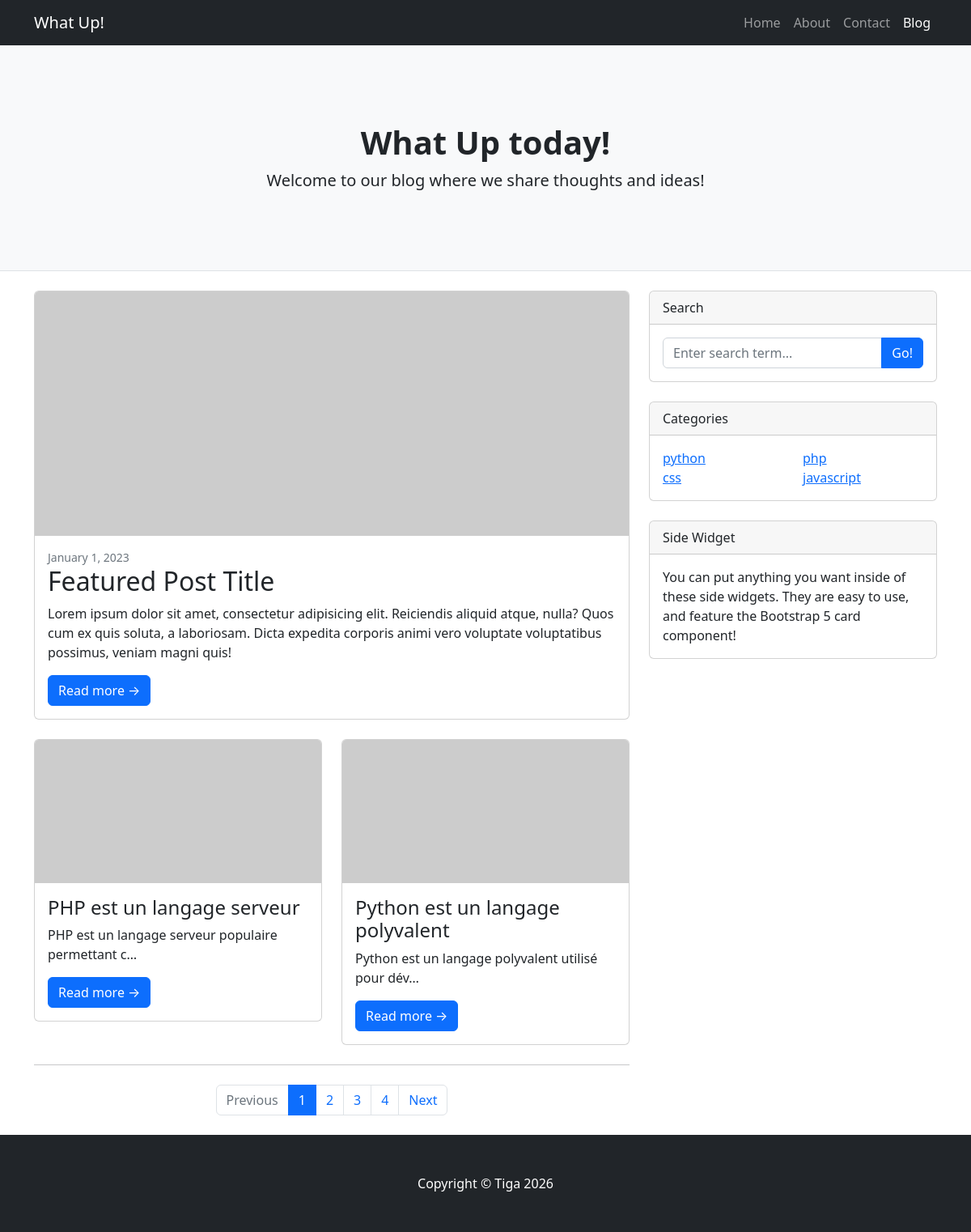
The page / on the database its author committed.
### blog/models.py (models this page shows, shortened)
class Post(models.Model):
    category = models.ForeignKey(Category, on_delete=models.CASCADE, related_name='posts')
    STATUS_CHOICES = (
        ('draft', 'Draft'),
        ('published', 'Published'),
    )
    title = models.CharField(max_length=200)
    slug = models.SlugField(max_length=200)
    body = models.TextField()
    created_at = models.DateTimeField(auto_now_add=True)
    updated = models.DateTimeField(auto_now= True)
    status = models.CharField(choices=STATUS_CHOICES, default='draft', max_length=10)
    pusblish = models.DateTimeField(default=timezone.now)
    author = models.ForeignKey(User, on_delete=models.CASCADE, related_name='posted')

class Category(models.Model):
    name = models.CharField(max_length=100)
    slug = models.SlugField(max_length=100)

### blog/views.py (the view)
# urls.py: path('', views.post_list, name='post_list'),
def post_list(request, category=None):
    posts = Post.objects.all()
    if category:
        category = get_object_or_404(Category, slug=category)
        posts = posts.filter(category=category)
    categories = Category.objects.all()
    paginator = Paginator(posts, 2)
    page = request.GET.get('page')
    try:
        posts = paginator.page(page)
    except PageNotAnInteger:
        posts = paginator.page(1)
    except EmptyPage:
        posts = paginator.page(paginator.num_pages)
    context = {
        'posts': posts,
        'page': page,
        'categories': categories,
        'category': category
    }
    return render(request, 'blog/post/list.html', context)

### blog/templates/blog/post/list.html (shortened to what this page needs)
{% extends "blog/post/base.html" %}
 {% block content %}
        <header class="py-5 bg-light border-bottom mb-4">
            <div class="container">
                <div class="text-center my-5">
                    <h1 class="fw-bolder">What Up today!</h1>
                    <p class="lead mb-0">Welcome to our blog where we share thoughts and ideas!</p>
                </div>
            </div>
        </header>
        <div class="container">
            <div class="row">
                <div class="col-lg-8">
                    <div class="card mb-4">
                        <a href="#!"><img class="card-img-top" src="https://dummyimage.com/850x350/dee2e6/6c757d.jpg" alt="..." /></a>
                        <div class="card-body">
                            <div class="small text-muted">January 1, 2023</div>
                            <h2 class="card-title">Featured Post Title</h2>
                            <p class="card-text">Lorem ipsum dolor sit amet, consectetur adipisicing elit. Reiciendis aliquid atque, nulla? Quos cum ex quis soluta, a laboriosam. Dicta expedita corporis animi vero voluptate voluptatibus possimus, veniam magni quis!</p>
                            <a class="btn btn-primary" href="#!">Read more →</a>
                        </div>
                    </div>
                     <div class="row">
                        {% for post in posts %}
                        <div class="col-lg-6">
                            <div class="card mb-4">
                                <a href="#!"><img class="card-img-top" src="https://dummyimage.com/700x350/dee2e6/6c757d.jpg" alt="..." /></a>
                                <div class="card-body">
                                    <h2 class="card-title h4">{{ post.title }}</h2>
                                    <p class="card-text">{{ post.body|truncatechars:50}}</p>
                                    <a class="btn btn-primary" href="{% url 'post_detail' post.slug %}">Read more →</a>
                                </div>
                            </div>
                        </div>
                        {% endfor %}
                     </div>
                    {% include "blog/layouts/pagination.html" with page=posts %}
                </div>
                <div class="col-lg-4">
                    <div class="card mb-4">
                        <div class="card-header">Search</div>
                        <div class="card-body">
                            <div class="input-group">
                                <input class="form-control" type="text" placeholder="Enter search term..." aria-label="Enter search term..." aria-describedby="button-search" />
                                <button class="btn btn-primary" id="button-search" type="button">Go!</button>
                            </div>
                        </div>
                    </div>
                    <div class="card mb-4">
                        <div class="card-header">Categories</div>
                        <div class="card-body">
                            <div class="row">
                                {% for cat in categories %}
                                <div class="col-sm-6">
                                    <ul class="list-unstyled mb-0">
                                        <li><a href="{% url 'category_posts_list' cat.slug %}">{{ cat.name }}</a></li>
                                    </ul>
                                </div>
                                {% endfor %}
                            </div>
                        </div>
                    </div>
                    <div class="card mb-4">
                        <div class="card-header">Side Widget</div>
                        <div class="card-body">You can put anything you want inside of these side widgets. They are easy to use, and feature the Bootstrap 5 card component!</div>
                    </div>
                </div>
            </div>
        </div>
 {% endblock %}

### blog/templates/blog/post/base.html (shortened to what this page needs)
{% load static %}
<!DOCTYPE html>
<html lang="en">
<head>
    <link rel="stylesheet" href="{% static 'css/styles.css' %}">
</head>
<body>
        <nav class="navbar navbar-expand-lg navbar-dark bg-dark">
            <div class="container">
                <a class="navbar-brand" href="#!">What Up!</a>
                <div class="collapse navbar-collapse" id="navbarSupportedContent">
                    <ul class="navbar-nav ms-auto mb-2 mb-lg-0">
                        <li class="nav-item"><a class="nav-link" href="#">Home</a></li>
                        <li class="nav-item"><a class="nav-link" href="#!">About</a></li>
                        <li class="nav-item"><a class="nav-link" href="#!">Contact</a></li>
                        <li class="nav-item"><a class="nav-link active" aria-current="page" href="#">Blog</a></li>
                    </ul>
                </div>
            </div>
        </nav>
    {% block content %}
    {% endblock %}
        <footer class="py-5 bg-dark">
            <div class="container"><p class="m-0 text-center text-white">Copyright &copy; Tiga 2026</p></div>
        </footer>
</body>
</html>

### blog/templates/blog/layouts/pagination.html
<nav aria-label="Pagination">
  <hr class="my-0" />
    <ul class="pagination justify-content-center my-4">
      {% if page.has_previous %}
        <li class="page-item"><a class="page-link" href="?page={{ page.previous_page_number }}">Previous</a></li>
      {% else %}
        <li class="page-item disabled"><a class="page-link" href="#" tabindex="-1" aria-disabled="true">Previous</a></li>
      {% endif %}
      {% for num in page.paginator.page_range %}
        {% if page.number == num %}
          <li class="page-item active" aria-current="page"><a class="page-link" href="#!">{{ num }}</a></li>
        {% else %}
          <li class="page-item"><a class="page-link" href="?page={{ num }}">{{ num }}</a></li>
        {% endif %}
      {% endfor %}
      {% if page.has_next %}
        <li class="page-item"><a class="page-link" href="?page={{ page.next_page_number }}">Next</a></li>
      {% else %}
        <li class="page-item disabled"><a class="page-link" href="#" tabindex="-1" aria-disabled="true">Next</a></li>
      {% endif %}
    </ul>
</nav>

### rows shown on the page
Post: title "PHP est un langage serveur", body "PHP est un langage serveur populaire permettant c…"
Post: title "Python est un langage polyvalent", body "Python est un langage polyvalent utilisé pour dév…"
Category: name "python"
Category: name "php"
Category: name "css"
Category: name "javascript"

### other values the page prints
{{ num }} "1"
{{ num }} "2" "3" "4"
